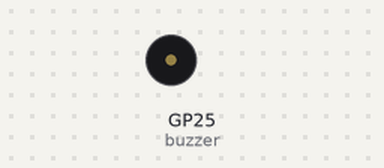
Recording of a program running on a simulated Raspberry Pi Pico running MicroPython. On the bench: buzzer (waves = sounding). What the program prints to the serial console is not drawn. At 23.6 s the program stops and its outputs stay as they are.

Above: at 0.3 s.
Timing chart, 0 to 1.8 s (numbered marks = the images above):
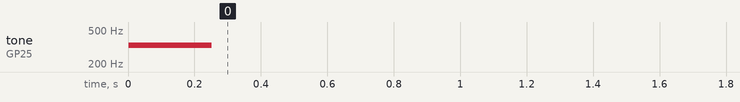

Measured:
- by itself, tone on GP25 (buzzer): silent → 330 Hz at 0.00 s, → silent 0.25 s later

The program:

PWM_melody_adv.py
```python
'''
Verbindungen
Buzzer passiv (KY-006) ... ESP
-                          GND
S                          D25
'''

import machine
import time

buzzer = machine.PWM(machine.Pin(25, machine.Pin.OUT), freq=1, duty_u16=2**16//2)
tonesRaw = {
    'c': 262, # c1
    'cis': 277,
    'des': 277,
    'd': 294,
    'dis': 311,
    'es': 311,
    'e': 330,
    'f': 349,
    'fis': 370,
    'ges': 370,
    'g': 392,
    'gis': 415,
    'as': 415,
    'a': 440, # a1
    'ais': 466,
    'b': 466,
    'h': 494,
}

tones = {}
for i in range(1, 5): # generate more tones
    for t, f in tonesRaw.items():
        tones[t + str(i)] = f * (2**(i-1))
tones[' '] = 0

# add extra tone needed for the melody
tones['h0'] = 247

# melody from Mozart - sonata in e minor - KV304
melody = ['e1', 'g1', 'h1', 'e2', 'g2', 'g2', 'fis2', 'e2', 'dis2', 'e2', 'fis2', 'h1', 'c2', 'h1', 'a1', 'h1', 'c2', 'fis1', 'fis1', 'h1', 'a1', 'g1', 'a1', 'h1', 'h1', 'e1', ' ', 'e1', 'dis1', 'e1', 'fis1', 'dis1', 'h0', ' ', 'fis1', 'e1', 'fis1', 'g1', 'e1', 'h0', ' ', 'g1', 'fis1', 'g1', 'a1', 'fis1', 'g1', 'a1', 'h1', 'g1', 'a1', 'h1', 'c2', 'a1', 'h1']
rhythm = [ 8  ,  8  ,  2  ,  2  ,  2  ,  4   , 8    ,  8  ,  2    ,  4  ,  4    ,  2  ,  8  ,  8  , 2   ,  4  ,  4  ,  2    ,  4    ,  8  ,  8  ,  4  ,  4  ,  4  ,  4  ,  4  ,  8 ,  8  ,  8    ,  8  ,  8    ,  8    ,  4  ,  8 ,  8    ,  8  ,  8    ,  8  ,  8  ,  4  ,  8 ,  8  ,  8    ,  8  ,  8  ,  8    ,  8  ,  8  ,  8  ,  8  ,  8  ,  8  ,  8  ,  8  ,  2  ]

tempo = 2
for tone, length in zip(melody, rhythm):
    frequency = tones[tone]
    print("playing {0} with frequency of {1} Hz and length 1/{2}".format(tone, frequency, length))

    if frequency > 0:
        buzzer.init(tones[tone])

    time.sleep(tempo/length)

    # short pause after tone
    buzzer.deinit()
    time.sleep(0.01)

buzzer.deinit()
```
